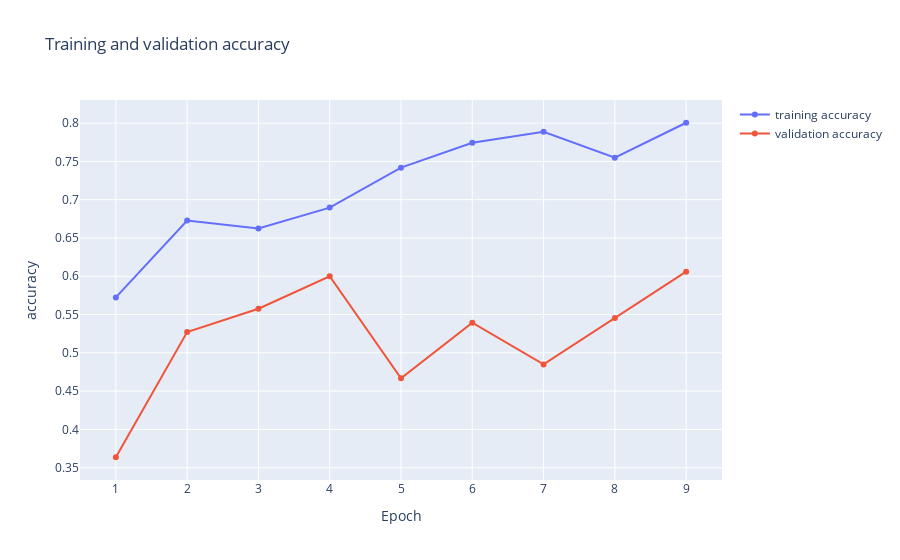
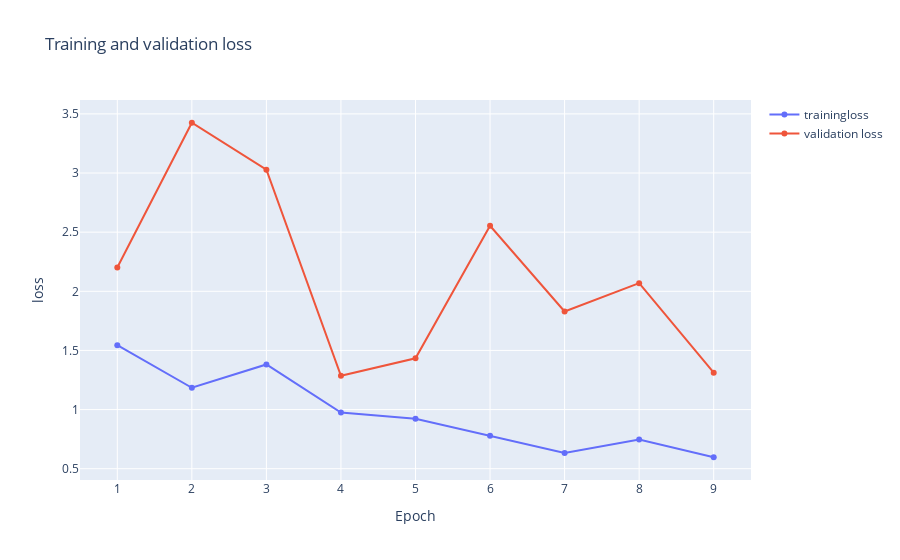

Here is the notebook cell these charts were saved with, in order:
### Markdown cell above
Accuracy and Loss

### Code cell
def history_plot(epochs, history):
    fig1 = make_subplots()
    fig1.add_trace(go.Scatter(x = np.arange(1,epochs+1),y = history.history["accuracy"], name="training accuracy"))
    fig1.add_trace(go.Scatter(x = np.arange(1,epochs+1),y = history.history["val_accuracy"], name="validation accuracy"))
    fig1.update_layout(title="Training and validation accuracy", xaxis_title = 'Epoch',yaxis_title="accuracy")
    fig1.show()

    fig2 = make_subplots()
    fig2.add_trace(go.Scatter(x = np.arange(1,epochs+1),y = history.history["loss"], name="trainingloss"))
    fig2.add_trace(go.Scatter(x = np.arange(1,epochs+1),y = history.history["val_loss"], name="validation loss"))
    fig2.update_layout(title="Training and validation loss", xaxis_title = 'Epoch',yaxis_title="loss")
    fig2.show()

history_plot(epochs, history)

### Figure 1 — Plotly figure (JSON) as saved in the notebook; plotly's stock layout.template omitted (floating-point values rounded to 4 significant figures)
{"data": [{"name": "training accuracy", "type": "scatter", "x": [1, 2, 3, 4, 5, 6, 7, 8, 9, 10, 11, 12, 13, 14, 15, 16, 17, 18, 19, 20, 21, 22, 23, 24, 25, 26, 27, 28, 29, 30, 31, 32, 33, 34, 35, 36, 37, 38, 39, 40, 41, 42, 43, 44, 45, 46, 47, 48, 49, 50], "y": [0.5724, 0.6728, 0.6623, 0.6897, 0.7419, 0.7744, 0.7888, 0.7549, 0.8005]}, {"name": "validation accuracy", "type": "scatter", "x": [1, 2, 3, 4, 5, 6, 7, 8, 9, 10, 11, 12, 13, 14, 15, 16, 17, 18, 19, 20, 21, 22, 23, 24, 25, 26, 27, 28, 29, 30, 31, 32, 33, 34, 35, 36, 37, 38, 39, 40, 41, 42, 43, 44, 45, 46, 47, 48, 49, 50], "y": [0.3636, 0.5273, 0.5576, 0.6, 0.4667, 0.5394, 0.4848, 0.5455, 0.6061]}], "layout": {"title": {"text": "Training and validation accuracy"}, "xaxis": {"anchor": "y", "domain": [0, 1], "title": {"text": "Epoch"}}, "yaxis": {"anchor": "x", "domain": [0, 1], "title": {"text": "accuracy"}}}}

### Figure 2 — Plotly figure (JSON) as saved in the notebook; plotly's stock layout.template omitted (floating-point values rounded to 4 significant figures)
{"data": [{"name": "trainingloss", "type": "scatter", "x": [1, 2, 3, 4, 5, 6, 7, 8, 9, 10, 11, 12, 13, 14, 15, 16, 17, 18, 19, 20, 21, 22, 23, 24, 25, 26, 27, 28, 29, 30, 31, 32, 33, 34, 35, 36, 37, 38, 39, 40, 41, 42, 43, 44, 45, 46, 47, 48, 49, 50], "y": [1.545, 1.184, 1.382, 0.9751, 0.9218, 0.7784, 0.6332, 0.7461, 0.5969]}, {"name": "validation loss", "type": "scatter", "x": [1, 2, 3, 4, 5, 6, 7, 8, 9, 10, 11, 12, 13, 14, 15, 16, 17, 18, 19, 20, 21, 22, 23, 24, 25, 26, 27, 28, 29, 30, 31, 32, 33, 34, 35, 36, 37, 38, 39, 40, 41, 42, 43, 44, 45, 46, 47, 48, 49, 50], "y": [2.201, 3.425, 3.029, 1.286, 1.433, 2.554, 1.829, 2.069, 1.312]}], "layout": {"title": {"text": "Training and validation loss"}, "xaxis": {"anchor": "y", "domain": [0, 1], "title": {"text": "Epoch"}}, "yaxis": {"anchor": "x", "domain": [0, 1], "title": {"text": "loss"}}}}
